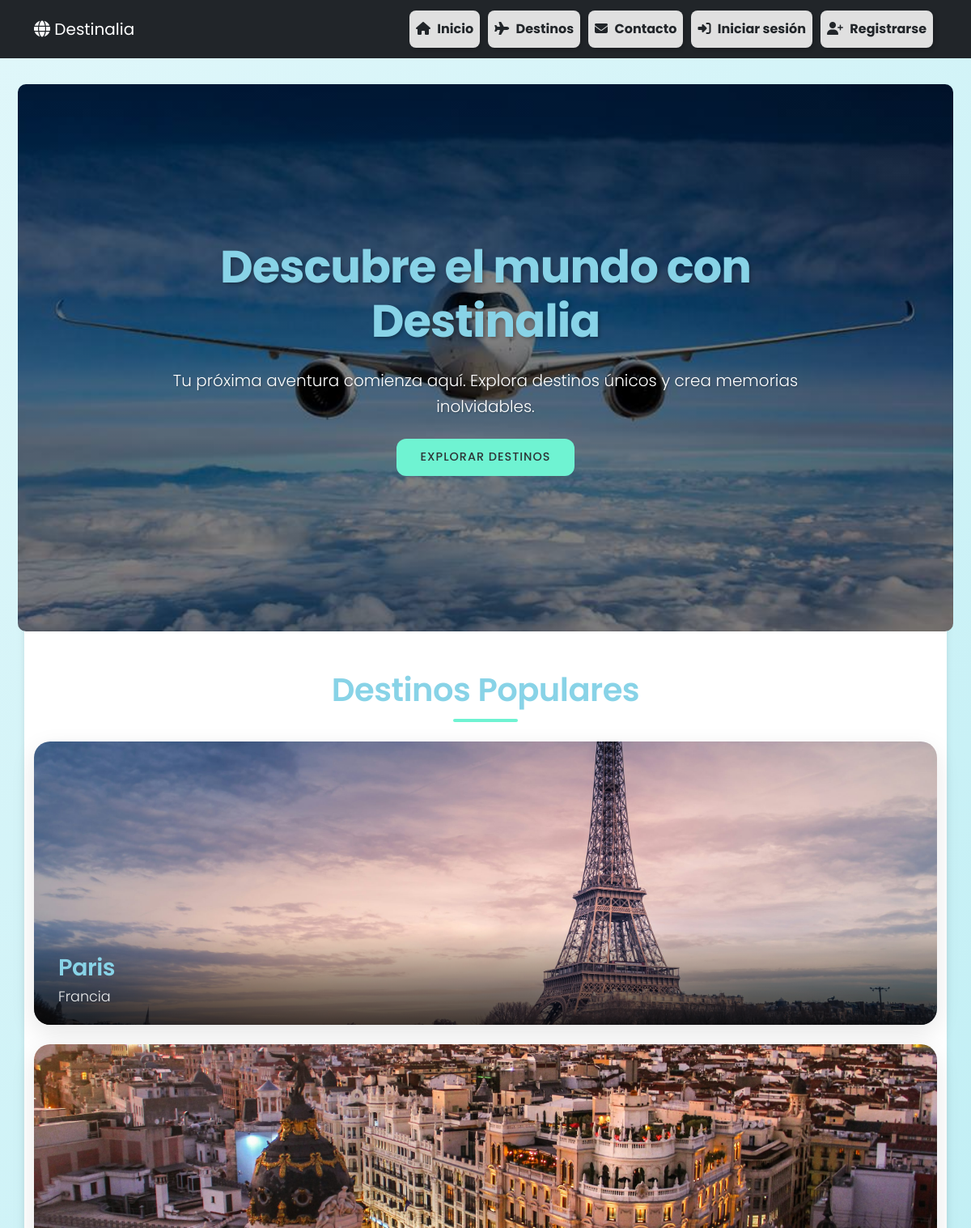
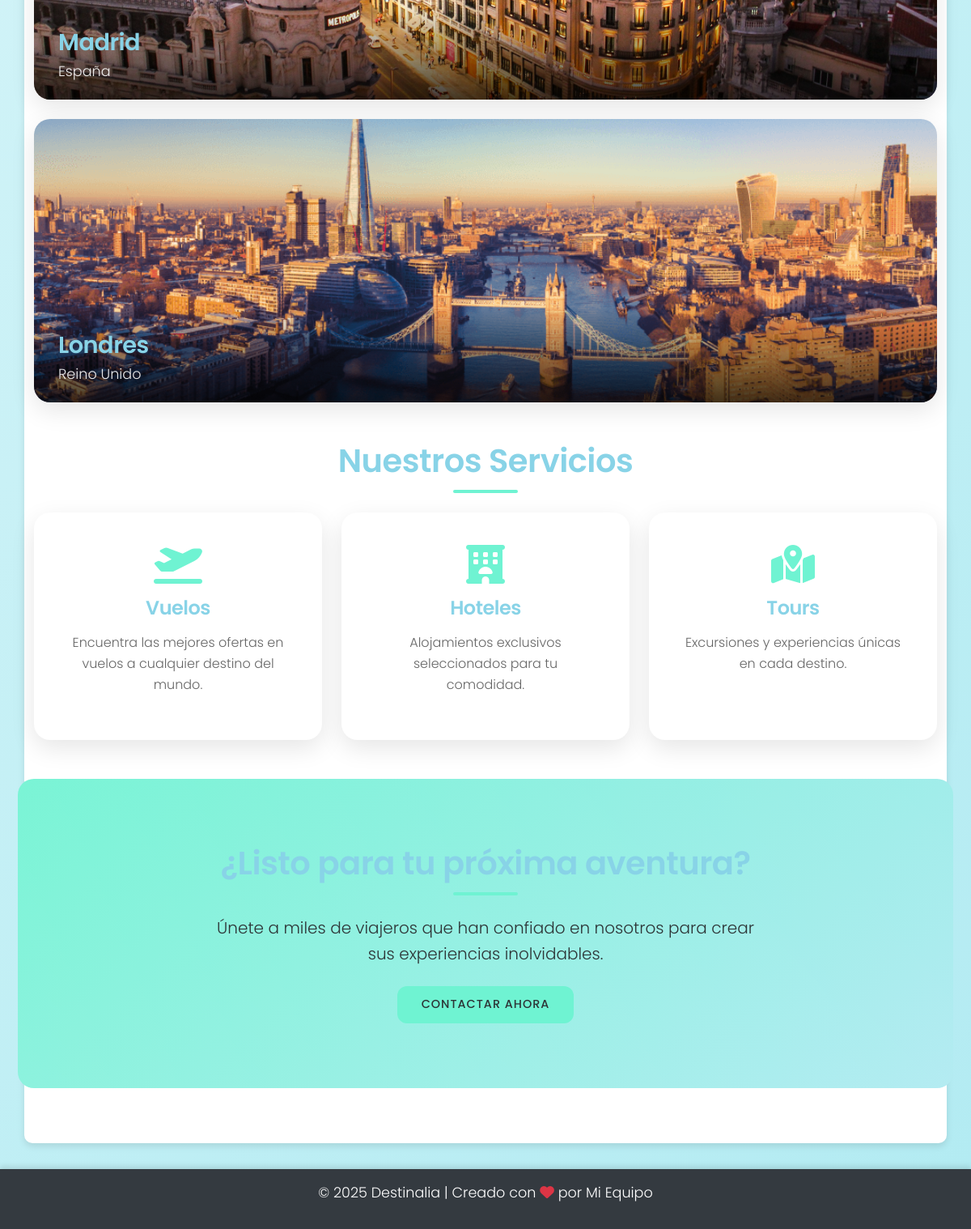
The page / on the database its author committed (2 pictures, top to bottom).
### destinos/models.py (models this page shows, shortened)
class Destino(models.Model):
    iden = models.AutoField(primary_key=True)
    nombre = models.CharField(max_length=100)
    pais = models.CharField(max_length=100)
    precio = models.DecimalField(max_digits=10, decimal_places=2)
    explicacion = models.TextField()
    imagen = models.ImageField(upload_to='destinos')
    created = models.DateTimeField(auto_now_add=True)
    updated = models.DateTimeField(auto_now_add=True)
    class Meta:
        verbose_name = 'destino'
        verbose_name_plural = 'destinos'

### inicio/views.py (the view)
# urls.py: path('', views.home, name='Inicio')
def home(request):
    destinos = Destino.objects.all()[:3]
    return render(request, "inicio/home.html", {"destinos":destinos})

### inicio/templates/inicio/home.html (shortened to what this page needs)
{% extends "inicio/base.html" %}
{% load static %}
{% block cabecera %}
<link rel="stylesheet" href="{% static 'inicio/css/home.css' %}">
{% endblock cabecera %}
{% block content %}
<section class="hero-section text-center" style="background: linear-gradient(rgba(0, 0, 0, 0.5), rgba(0, 0, 0, 0.5)), url('{% static "inicio/img/hero_img.jpg" %}'); background-size: cover; background-position: center; background-repeat: no-repeat;">
    <div class="hero-content">
        <h1 class="display-4 mb-4">Descubre el mundo con Destinalia</h1>
        <p class="lead mb-4">Tu próxima aventura comienza aquí. Explora destinos únicos y crea memorias inolvidables.</p>
        <a href="#destinos-populares" class="btn btn-primary btn-lg">Explorar Destinos</a>
    </div>
</section>
<section id="destinos-populares" class="my-5">
    <h2 class="text-center mb-4">Destinos Populares</h2>
    <div class="row g-4">
        {% for destino in destinos  %}
        <a href="{% url 'destino_detalle' destino.iden %}">
            <div class="row-md-4">
                <div class="destino-card">
                    <div class="destino-img" style="background-image: url('{{ destino.imagen.url }} ');">
                        <div class="destino-overlay">
                            <h3>{{ destino.nombre }}</h3>
                            <p>{{ destino.pais }}</p>
                        </div>
                    </div>
                </div>
            </div>
        </a>
        {% endfor %}
    </div>
</section>
<section class="servicios my-5">
    <h2 class="text-center mb-4">Nuestros Servicios</h2>
    <div class="row g-4">
        <div class="col-md-4">
            <div class="servicio-card text-center">
                <i class="fas fa-plane-departure fa-3x mb-3"></i>
                <h3>Vuelos</h3>
                <p>Encuentra las mejores ofertas en vuelos a cualquier destino del mundo.</p>
            </div>
        </div>
        <div class="col-md-4">
            <div class="servicio-card text-center">
                <i class="fas fa-hotel fa-3x mb-3"></i>
                <h3>Hoteles</h3>
                <p>Alojamientos exclusivos seleccionados para tu comodidad.</p>
            </div>
        </div>
        <div class="col-md-4">
            <div class="servicio-card text-center">
                <i class="fas fa-map-marked-alt fa-3x mb-3"></i>
                <h3>Tours</h3>
                <p>Excursiones y experiencias únicas en cada destino.</p>
            </div>
        </div>
    </div>
</section>
<section class="cta-section text-center my-5">
    <div class="cta-content">
        <h2 class="mb-4">¿Listo para tu próxima aventura?</h2>
        <p class="lead mb-4">Únete a miles de viajeros que han confiado en nosotros para crear sus experiencias inolvidables.</p>
        <a href="#" class="btn btn-primary btn-lg">Contactar Ahora</a>
    </div>
</section>
{% endblock content %}

### inicio/static/inicio/css/base.css (style rules this page uses)
:root { --primary-color: #6ff3d2; --secondary-color: #b2ebf2; --text-color: #2d3436; --heading-color: #88d3e7; --gradient-start: #e0f7fa; --gradient-end: #b2ebf2; }
body { font-family: 'Poppins', sans-serif; background: linear-gradient(135deg, var(--gradient-start), var(--gradient-end)); color: var(--text-color); display: flex; flex-direction: column; min-height: 100vh; line-height: 1.6; }
h1, h2, h3, h4, h5, h6 { font-weight: 600; color: var(--heading-color); letter-spacing: -0.5px; }
.display-4 { font-weight: 700; letter-spacing: -1px; }
p { font-weight: 300; font-size: 1.1rem; }

### inicio/static/inicio/css/home.css (style rules this page uses)
.hero-section { color: white; padding: 12rem 2rem; margin: -20px -20px 2rem -20px; border-radius: 10px; position: relative; }
.hero-content { max-width: 800px; margin: 0 auto; position: relative; z-index: 2; }
.hero-content h1 { font-weight: 700; text-shadow: 2px 2px 4px rgba(0,0,0,0.3); margin-bottom: 1.5rem; }
.hero-content .lead { font-size: 1.25rem; font-weight: 300; text-shadow: 1px 1px 2px rgba(0,0,0,0.3); }
.destino-card { border-radius: 20px; overflow: hidden; box-shadow: 0 10px 30px rgba(0, 0, 0, 0.1); transition: all 0.4s cubic-bezier(0.165, 0.84, 0.44, 1); }
.destino-img { height: 350px; background-size: cover; background-position: center; position: relative; }
.destino-overlay { position: absolute; bottom: 0; left: 0; right: 0; background: linear-gradient(transparent, rgba(0, 0, 0, 0.8)); color: white; padding: 30px; transform: translateY(10px); transition: transform 0.3s ease; }
.destino-overlay h3 { margin: 0; font-size: 1.8rem; font-weight: 600; }
.destino-overlay p { margin: 5px 0 0; opacity: 0.9; font-size: 1.1rem; font-weight: 300; }
.servicio-card { padding: 2.5rem; background: white; border-radius: 20px; box-shadow: 0 10px 30px rgba(0, 0, 0, 0.1); transition: all 0.4s cubic-bezier(0.165, 0.84, 0.44, 1); height: 100%; }
.servicio-card i { color: var(--primary-color); margin-bottom: 1.5rem; }
.servicio-card h3 { font-size: 1.5rem; margin-bottom: 1rem; font-weight: 600; }
.servicio-card p { color: #666; font-size: 1rem; line-height: 1.6; }
.cta-section { background: linear-gradient(135deg, var(--primary-color), var(--secondary-color)); padding: 5rem 2rem; border-radius: 20px; margin: 4rem -20px -20px -20px; position: relative; overflow: hidden; }
.cta-content { max-width: 700px; margin: 0 auto; position: relative; z-index: 2; }
.cta-section::before { content: ''; position: absolute; top: 0; left: 0; right: 0; bottom: 0; background: linear-gradient(45deg, rgba(255,255,255,0.1) 0%, rgba(255,255,255,0) 100%); z-index: 1; }
.btn-primary { background-color: var(--primary-color); border: none; color: var(--text-color); padding: 12px 30px; font-weight: 500; border-radius: 12px; transition: all 0.3s cubic-bezier(0.165, 0.84, 0.44, 1); text-transform: uppercase; letter-spacing: 1px; font-size: 0.9rem; }
section { margin-bottom: 6rem; }
section h2 { font-size: 2.5rem; margin-bottom: 3rem; position: relative; padding-bottom: 1rem; }
section h2::after { content: ''; position: absolute; bottom: 0; left: 50%; transform: translateX(-50%); width: 80px; height: 4px; background: var(--primary-color); border-radius: 2px; }

### rows shown on the page
Destino: imagen (picture), nombre "Paris", pais "Francia"
Destino: imagen (picture), nombre "Madrid", pais "España"
Destino: imagen (picture), nombre "Londres", pais "Reino Unido"
